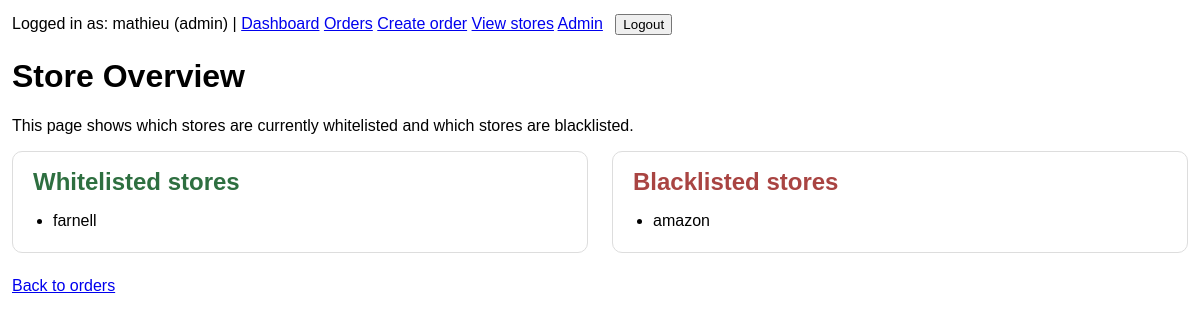
Page /stores/ (signed in) on the committed database.
### accounts/models.py (models this page shows, shortened)
class User(AbstractUser):
    ROLE_ADMIN = "admin"
    ROLE_TEACHER = "teacher"
    ROLE_STUDENT = "student"
    ROLE_CHOICES = [
        (ROLE_ADMIN, "Admin"),
        (ROLE_TEACHER, "Teacher"),
        (ROLE_STUDENT, "Student"),
    ]
    email = models.EmailField(unique=True)
    name = models.CharField(max_length=255)
    role = models.CharField(max_length=20, choices=ROLE_CHOICES, default=ROLE_STUDENT)
    USERNAME_FIELD = "email"
    REQUIRED_FIELDS = ["username", "name"]

### orders/models.py (models this page shows, shortened)
class StoreRule(models.Model):
    LIST_TYPE_WHITELIST = "whitelist"
    LIST_TYPE_BLACKLIST = "blacklist"
    LIST_TYPE_CHOICES = [
        (LIST_TYPE_WHITELIST, "Whitelist"),
        (LIST_TYPE_BLACKLIST, "Blacklist"),
    ]
    store_name = models.CharField(max_length=255, unique=True)
    list_type = models.CharField(max_length=20, choices=LIST_TYPE_CHOICES)
    class Meta:
        ordering = ["store_name"]

### orders/views.py (the view)
# urls.py: path("stores/", store_overview, name="store_overview"),
@login_required
def store_overview(request):
    whitelisted_stores = StoreRule.objects.filter(
        list_type=StoreRule.LIST_TYPE_WHITELIST
    ).order_by("store_name")
    blacklisted_stores = StoreRule.objects.filter(
        list_type=StoreRule.LIST_TYPE_BLACKLIST
    ).order_by("store_name")
    context = {
        "whitelisted_stores": whitelisted_stores,
        "blacklisted_stores": blacklisted_stores,
    }
    return render(request, "orders/store_overview.html", context)

### templates/orders/store_overview.html (shortened to what this page needs)
{% extends "base.html" %}
{% block content %}
<div class="store-overview-page">
    <h1>Store Overview</h1>
    <p>
        This page shows which stores are currently whitelisted and which stores are blacklisted.
    </p>
    <div class="store-overview-grid">
        <div class="store-card">
            <h2 class="whitelist-title">Whitelisted stores</h2>
            {% if whitelisted_stores %}
                <ul class="store-list">
                    {% for store in whitelisted_stores %}
                        <li>{{ store.store_name }}</li>
                    {% endfor %}
                </ul>
            {% else %}
                <p class="empty-message">No whitelisted stores have been added yet.</p>
            {% endif %}
        </div>
        <div class="store-card">
            <h2 class="blacklist-title">Blacklisted stores</h2>
            {% if blacklisted_stores %}
                <ul class="store-list">
                    {% for store in blacklisted_stores %}
                        <li>{{ store.store_name }}</li>
                    {% endfor %}
                </ul>
            {% else %}
                <p class="empty-message">No blacklisted stores have been added yet.</p>
            {% endif %}
        </div>
    </div>
    <div class="page-actions">
        <a href="{% url 'orders:order_list' %}">Back to orders</a>
    </div>
</div>
{% endblock %}

### templates/base.html (shortened to what this page needs)
<!DOCTYPE html>
<html lang="en">
<head>
</head>
<body>
    <div class="top-nav">
        {% if user.is_authenticated %}
            Logged in as: {{ user.name }} ({{ user.role }})
            |
            <a href="{% url 'orders:dashboard' %}">Dashboard</a>
            <a href="{% url 'orders:order_list' %}">Orders</a>
            <a href="{% url 'orders:order_create' %}">Create order</a>
            <a href="{% url 'orders:store_overview' %}">View stores</a>
            <a href="/admin/">Admin</a>
            <form method="post" action="{% url 'logout' %}">
                <button type="submit">Logout</button>
            </form>
        {% else %}
            <a href="{% url 'login' %}">Login</a>
        {% endif %}
    </div>
    {% block content %}{% endblock %}
</body>
</html>

### templates/base.html (style rules this page uses)
body { font-family: Arial, sans-serif; margin: 12px; }
form { margin-bottom: 12px; }
input, select, textarea, button { margin: 2px 0; }
.top-nav { margin-bottom: 16px; }
.top-nav form { display: inline; margin-left: 8px; }

### templates/orders/store_overview.html (style rules this page uses)
.store-overview-page { max-width: 1200px; margin: 0 auto; }
.store-overview-grid { display: grid; grid-template-columns: 1fr 1fr; gap: 1.5rem; align-items: start; }
.store-card { border: 1px solid #ddd; border-radius: 10px; padding: 1rem 1.25rem; background: #fff; }
.store-card h2 { margin-top: 0; margin-bottom: 1rem; }
.store-list { margin: 0; padding-left: 1.25rem; }
.store-list li { margin-bottom: 0.4rem; }
.blacklist-title { color: #a94442; }
.whitelist-title { color: #2e6f40; }
.page-actions { margin-top: 1.5rem; }

### rows in the picture
User: name "mathieu", role "admin"
StoreRule: store_name "farnell"
StoreRule: store_name "amazon"
